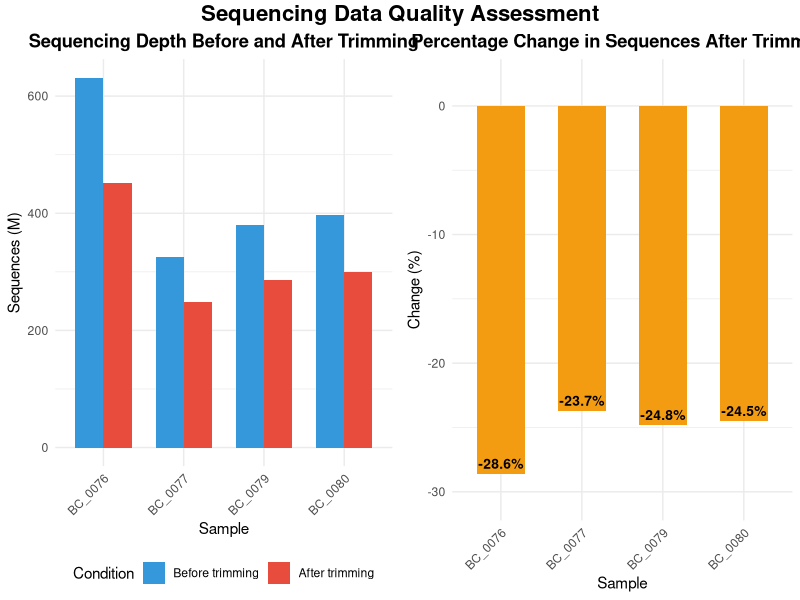
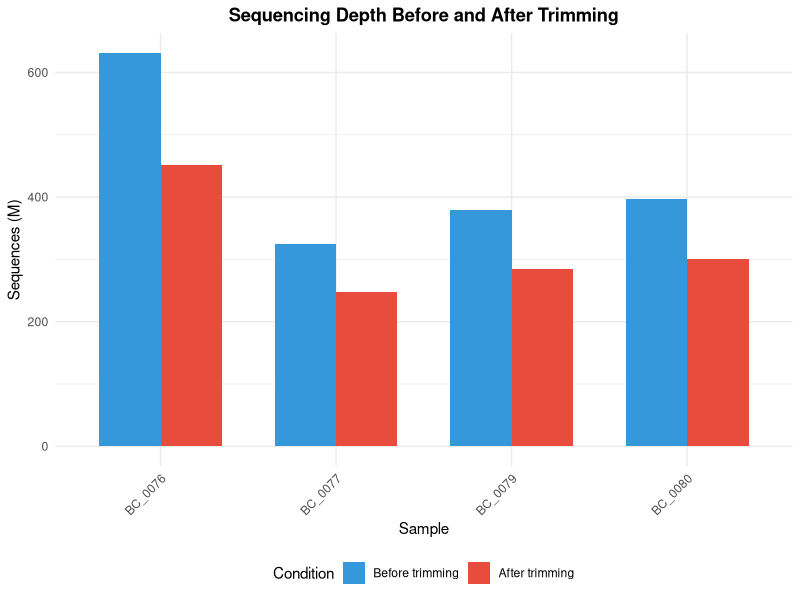
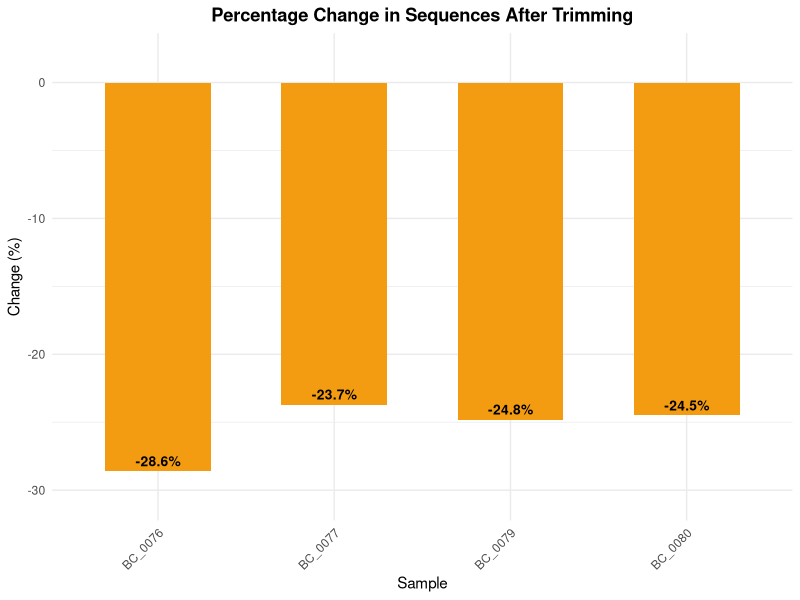
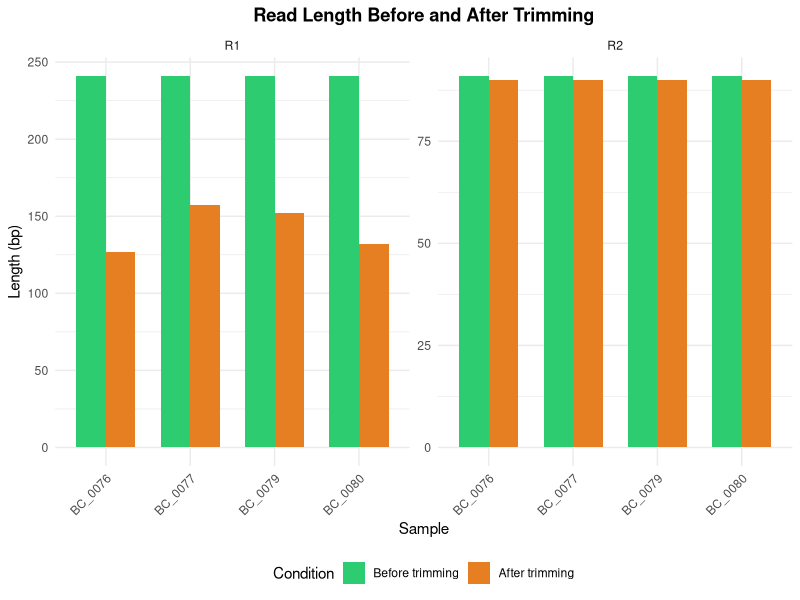

These charts were generated, in order, by the following R code:
# Script to create plots for trimming results
# Author: Bioinformatics analysis
# Date: 2024

# Load required libraries
library(ggplot2)
library(dplyr)
library(tidyr)
library(scales)
library(gridExtra)
library(grid)

# Create the data frame with sequencing results
trimming_data <- data.frame(
  Sample = c("BC_0076", "BC_0077", "BC_0079", "BC_0080"),
  Before_trimming = c(631.4, 325.5, 379.1, 397.7),
  After_trimming = c(450.8, 248.4, 285.2, 300.1),
  Change_percent = c(-28.6, -23.7, -24.8, -24.5)
)

# Convert to long format for plotting
trimming_long <- trimming_data %>%
  pivot_longer(cols = c(Before_trimming, After_trimming), 
               names_to = "Condition", 
               values_to = "Sequences_M") %>%
  mutate(Condition = factor(Condition, levels = c("Before_trimming", "After_trimming")))

# Create bar plot comparing before and after trimming
p1 <- ggplot(trimming_long, aes(x = Sample, y = Sequences_M, fill = Condition)) +
  geom_bar(stat = "identity", position = "dodge", width = 0.7) +
  scale_fill_manual(values = c("Before_trimming" = "#3498db", "After_trimming" = "#e74c3c"),
                    labels = c("Before trimming", "After trimming")) +
  labs(title = "Sequencing Depth Before and After Trimming",
       x = "Sample",
       y = "Sequences (M)",
       fill = "Condition") +
  theme_minimal() +
  theme(axis.text.x = element_text(angle = 45, hjust = 1),
        plot.title = element_text(hjust = 0.5, face = "bold"),
        legend.position = "bottom") +
  scale_y_continuous(labels = comma)

# Create percentage change plot
p2 <- ggplot(trimming_data, aes(x = Sample, y = Change_percent)) +
  geom_bar(stat = "identity", fill = "#f39c12", width = 0.6) +
  geom_text(aes(label = sprintf("%.1f%%", Change_percent)), 
            vjust = -0.5, size = 3.5, fontface = "bold") +
  labs(title = "Percentage Change in Sequences After Trimming",
       x = "Sample",
       y = "Change (%)") +
  theme_minimal() +
  theme(axis.text.x = element_text(angle = 45, hjust = 1),
        plot.title = element_text(hjust = 0.5, face = "bold")) +
  ylim(min(trimming_data$Change_percent) - 2, 2)

# Create a combined plot with both metrics

# Save plots
ggsave("figures/trimming_comparison.png", p1, width = 10, height = 6, dpi = 300)
ggsave("figures/trimming_percentage_change.png", p2, width = 8, height = 6, dpi = 300)

# Create a comprehensive plot
combined_plot <- grid.arrange(p1, p2, ncol = 2, 
                             top = textGrob("Sequencing Data Quality Assessment", 
                                           gp = gpar(fontsize = 16, fontface = "bold")))

ggsave("figures/trimming_comprehensive_analysis.png", combined_plot, 
       width = 16, height = 8, dpi = 300)

# Print summary statistics
cat("Summary of trimming results:\n")
cat("Total sequences before trimming:", sum(trimming_data$Before_trimming), "M\n")
cat("Total sequences after trimming:", sum(trimming_data$After_trimming), "M\n")
cat("Overall reduction:", round((sum(trimming_data$After_trimming) / sum(trimming_data$Before_trimming) - 1) * 100, 1), "%\n")
cat("Mean reduction per sample:", round(mean(trimming_data$Change_percent), 1), "%\n")

# Create additional visualization: sequence length comparison
length_data <- data.frame(
  Sample = rep(c("BC_0076", "BC_0077", "BC_0079", "BC_0080"), 2),
  Read = rep(c("R1", "R2"), each = 4),
  Before_length = c(241, 241, 241, 241, 91, 91, 91, 91),
  After_length = c(127, 157, 152, 132, 90, 90, 90, 90)
)

length_long <- length_data %>%
  pivot_longer(cols = c(Before_length, After_length),
               names_to = "Condition",
               values_to = "Length_bp") %>%
  mutate(Condition = factor(Condition, levels = c("Before_length", "After_length")))

p3 <- ggplot(length_long, aes(x = Sample, y = Length_bp, fill = Condition)) +
  geom_bar(stat = "identity", position = "dodge", width = 0.7) +
  facet_wrap(~Read, scales = "free_y") +
  scale_fill_manual(values = c("Before_length" = "#2ecc71", "After_length" = "#e67e22"),
                    labels = c("Before trimming", "After trimming")) +
  labs(title = "Read Length Before and After Trimming",
       x = "Sample",
       y = "Length (bp)",
       fill = "Condition") +
  theme_minimal() +
  theme(axis.text.x = element_text(angle = 45, hjust = 1),
        plot.title = element_text(hjust = 0.5, face = "bold"),
        legend.position = "bottom")

ggsave("figures/read_length_comparison.png", p3, width = 12, height = 6, dpi = 300)

cat("\nPlots have been saved to the figures/ directory.\n") 